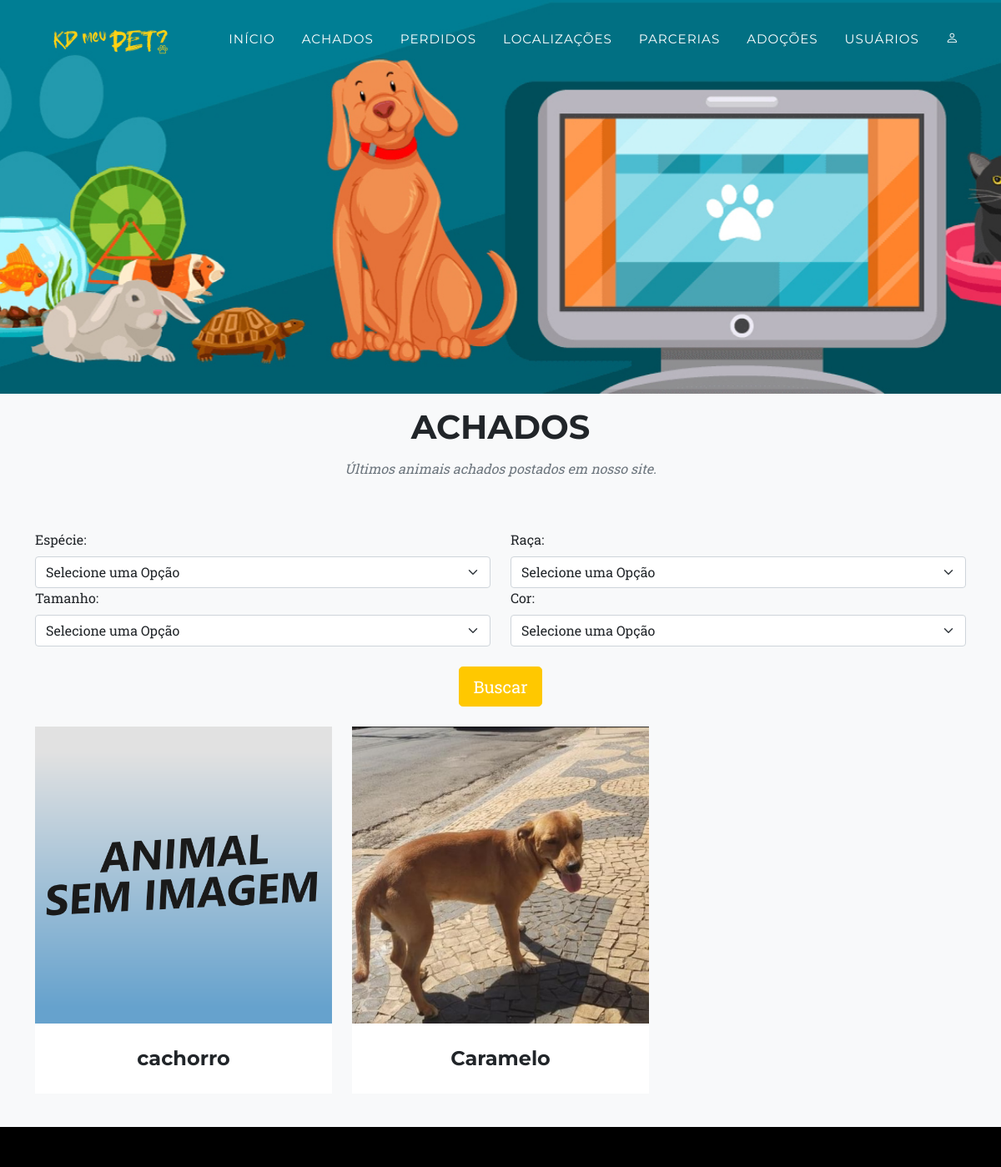
/achados.php, run on the app's committed database.
### tables this page shows
CREATE TABLE `cadastro_animal` (
  `c_id` int(11) NOT NULL,
  `c_nomeanimal` varchar(250) DEFAULT NULL,
  `c_foto` varchar(250) DEFAULT NULL,
  `c_descricao` text DEFAULT NULL,
  `c_usuario` int(11) DEFAULT NULL,
  `c_raca` int(11) DEFAULT NULL,
  `c_tamanho` int(11) DEFAULT NULL,
  `c_data` datetime DEFAULT NULL,
  `c_finalizado` int(11) DEFAULT NULL,
  `id_cor` int(11) DEFAULT NULL,
  `c_situacao` int(11) DEFAULT NULL,
  `c_endereco` varchar(200) DEFAULT NULL,
  `c_contato` varchar(200) DEFAULT NULL,
  `c_latitude` varchar(200) NOT NULL,
  `c_longitude` varchar(200) NOT NULL
);

### achados.php (the view, shortened to what this page needs)
<?php
    require_once"conexao.php";
?>
<!DOCTYPE html>
<html lang="pt">
    <head>
        <link href="css/styles.css" rel="stylesheet" />
        <link rel="stylesheet" href="https://cdn.jsdelivr.net/npm/bootstrap-icons@1.3.0/font/bootstrap-icons.css">
    </head>
    <body id="page-top">
        <nav class="navbar navbar-expand-lg navbar-dark fixed-top" id="mainNav">
            <div class="container">
                <a class="navbar-brand" href="#page-top"><img src="assets/img/navbar-logo.png" alt="..." /></a>
                <div class="collapse navbar-collapse" id="navbarResponsive">
                 <?php include "topo.php"; ?>
                </div>
            </div>
        </nav>
        <header class="masthead">
        </header>
        <section class="page-section bg-light" id="portfolio">
            <div class="container" id="achados">
                <div class="text-center">
                    <h2 class="section-heading text-uppercase">Achados</h2>
                    <h3 class="section-subheading text-muted">Últimos animais achados postados em nosso site.</h3>
                </div>
                <form method="POST" action="pesquisar.php">
                <div class="row">
                    <div class="col">
                    <label for="tipo" class="form-label">Espécie: </label>
                    <select class="form-select" id="tipo" name="tipo" required  >
                        <option disabled selected value="">Selecione uma Opção</option>
                    </select>
                </div>
                <div class="col">
                    <label for="raca" class="form-label">Raça: </label>
                    <select class="form-select" id="raca" name="raca" required>
                        <option disabled selected value="">Selecione uma Opção</option>';
                    </select>
                </div>
                </div>
                <div class="row">
                    <div class="col">
                    <label for="tamanho" class="form-label">Tamanho: </label>
                    <select class="form-select" id="tamanho" name="tamanho" required>
                        <option disabled selected value="">Selecione uma Opção</option>
                    </select>
                </div>
                <div class="col">
                    <label for="cor" class="form-label">Cor: </label>
                    <select class="form-select" id="cor" name="cor" required>
                        <option disabled selected value="">Selecione uma Opção</option>
                    </select>
                </div>
                </div>
                <br>
                <div class="text-center">
                <button class="btn btn-lg btn-primary btn-block" type="submit">Buscar</button>
                </div>
                <br>
                </form>
                <?php
                    try {
                        $query_achados = "SELECT a.*,
                                                t.t_nometm,
                                                r.r_nome,
                                                c.c_cor,
                                                u.u_nomecompleto,
                                                tp.t_nome
                                                FROM `cadastro_animal` a
                                                JOIN `cadastro_tamanho` t ON a.c_tamanho = t.t_id
                                                JOIN `cadastro_raca` r ON a.c_raca = r.r_id
                                                JOIN `cadastro_cor` c ON a.id_cor = c.c_id
                                                JOIN `cadastro_usuario` u ON a.c_usuario = u.u_id
                                                JOIN `cadastro_tipo` tp ON r.r_tipos = tp.t_id
                                                WHERE a.c_situacao = 1 AND a.c_finalizado = 0
                                                ORDER BY a.c_data DESC";
                        $stmt_achados = $pdo->prepare($query_achados);
                        $stmt_achados->execute();
                    } catch (PDOException $e) {
                        echo "Erro: " . $e->getMessage();
                        die();
                    }
                ?>
                <div class="row">
                    <?php
                        $achados_row = 1;
                        while ($achados = $stmt_achados->fetch(PDO::FETCH_ASSOC)) {
                    ?>
                    <div class="col-lg-4 col-sm-6 mb-4">
                        <div class="portfolio-item">
                            <a class="portfolio-link" data-bs-toggle="modal" href="#achadosModal<?php echo $achados_row; ?>">
                                <div class="ratio ratio-1x1"><img style="object-fit: cover;"
                                <?php
                                    if ($achados['c_foto'] != ""){
                                        echo 'src="upload/'. $achados['c_foto'] .'"';
                                    } else {
                                        echo 'src="assets/img/sem_imagem.png"';
                                    }
                                ?>
                                    alt="..." /></div>
                            </a>
                            <div class="portfolio-caption">
                                <div class="portfolio-caption-heading"><?php echo $achados['c_nomeanimal']; ?></div>
                            </div>
                        </div>
                    </div>
                    <?php
                        $achados_row ++;
                        }
                    ?>
                </div>
            </div>
        </section>
        <footer class="footer2 py-4">
        </footer>
    </body>
</html>

### data on the page
cadastro_animal: c_nomeanimal "cachorro"
cadastro_animal: c_foto (picture), c_nomeanimal "Caramelo"
